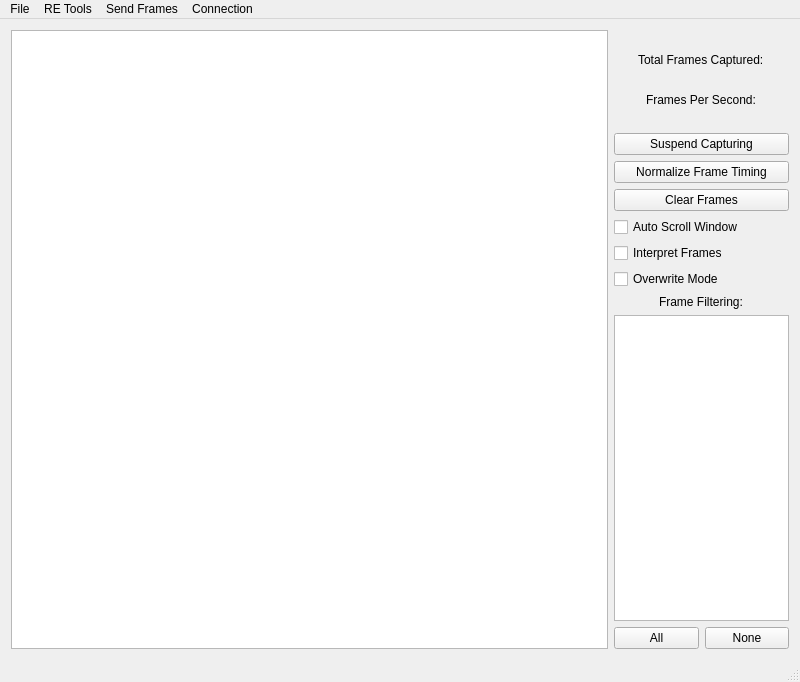
<?xml version="1.0" encoding="UTF-8"?>
<ui version="4.0">
 <class>MainWindow</class>
 <widget class="QMainWindow" name="MainWindow">
  <property name="geometry">
   <rect>
    <x>0</x>
    <y>0</y>
    <width>800</width>
    <height>682</height>
   </rect>
  </property>
  <property name="sizePolicy">
   <sizepolicy hsizetype="Fixed" vsizetype="Fixed">
    <horstretch>0</horstretch>
    <verstretch>0</verstretch>
   </sizepolicy>
  </property>
  <property name="minimumSize">
   <size>
    <width>800</width>
    <height>500</height>
   </size>
  </property>
  <property name="windowTitle">
   <string>SavvyCAN</string>
  </property>
  <widget class="QWidget" name="centralWidget">
   <layout class="QHBoxLayout" name="horizontalLayout">
    <item>
     <widget class="QTableView" name="canFramesView">
      <property name="alternatingRowColors">
       <bool>true</bool>
      </property>
      <property name="verticalScrollMode">
       <enum>QAbstractItemView::ScrollPerPixel</enum>
      </property>
      <property name="wordWrap">
       <bool>false</bool>
      </property>
     </widget>
    </item>
    <item>
     <layout class="QVBoxLayout" name="verticalLayout">
      <item>
       <widget class="QLabel" name="lblContMsg">
        <property name="font">
         <font>
          <pointsize>11</pointsize>
          <weight>75</weight>
          <italic>true</italic>
          <bold>true</bold>
         </font>
        </property>
        <property name="text">
         <string/>
        </property>
        <property name="alignment">
         <set>Qt::AlignCenter</set>
        </property>
       </widget>
      </item>
      <item alignment="Qt::AlignHCenter">
       <widget class="QLabel" name="label">
        <property name="sizePolicy">
         <sizepolicy hsizetype="Preferred" vsizetype="Fixed">
          <horstretch>0</horstretch>
          <verstretch>0</verstretch>
         </sizepolicy>
        </property>
        <property name="text">
         <string>Total Frames Captured:</string>
        </property>
       </widget>
      </item>
      <item alignment="Qt::AlignHCenter">
       <widget class="QLabel" name="lbNumFrames">
        <property name="sizePolicy">
         <sizepolicy hsizetype="Preferred" vsizetype="Fixed">
          <horstretch>0</horstretch>
          <verstretch>0</verstretch>
         </sizepolicy>
        </property>
        <property name="text">
         <string/>
        </property>
       </widget>
      </item>
      <item alignment="Qt::AlignHCenter">
       <widget class="QLabel" name="label_6">
        <property name="sizePolicy">
         <sizepolicy hsizetype="Preferred" vsizetype="Fixed">
          <horstretch>0</horstretch>
          <verstretch>0</verstretch>
         </sizepolicy>
        </property>
        <property name="text">
         <string>Frames Per Second:</string>
        </property>
       </widget>
      </item>
      <item alignment="Qt::AlignHCenter">
       <widget class="QLabel" name="lbFPS">
        <property name="sizePolicy">
         <sizepolicy hsizetype="Preferred" vsizetype="Fixed">
          <horstretch>0</horstretch>
          <verstretch>0</verstretch>
         </sizepolicy>
        </property>
        <property name="text">
         <string/>
        </property>
       </widget>
      </item>
      <item>
       <widget class="QPushButton" name="btnCaptureToggle">
        <property name="text">
         <string>Suspend Capturing</string>
        </property>
        <property name="checkable">
         <bool>false</bool>
        </property>
       </widget>
      </item>
      <item>
       <widget class="QPushButton" name="btnNormalize">
        <property name="text">
         <string>Normalize Frame Timing</string>
        </property>
       </widget>
      </item>
      <item>
       <widget class="QPushButton" name="btnClearFrames">
        <property name="text">
         <string>Clear Frames</string>
        </property>
       </widget>
      </item>
      <item>
       <widget class="QCheckBox" name="cbAutoScroll">
        <property name="text">
         <string>Auto Scroll Window</string>
        </property>
       </widget>
      </item>
      <item>
       <widget class="QCheckBox" name="cbInterpret">
        <property name="text">
         <string>Interpret Frames</string>
        </property>
       </widget>
      </item>
      <item>
       <widget class="QCheckBox" name="cbOverwrite">
        <property name="text">
         <string>Overwrite Mode</string>
        </property>
       </widget>
      </item>
      <item alignment="Qt::AlignHCenter">
       <widget class="QLabel" name="label_7">
        <property name="text">
         <string>Frame Filtering:</string>
        </property>
       </widget>
      </item>
      <item alignment="Qt::AlignHCenter">
       <widget class="QListWidget" name="listFilters">
        <property name="sizePolicy">
         <sizepolicy hsizetype="Fixed" vsizetype="Expanding">
          <horstretch>0</horstretch>
          <verstretch>0</verstretch>
         </sizepolicy>
        </property>
        <property name="minimumSize">
         <size>
          <width>0</width>
          <height>160</height>
         </size>
        </property>
        <property name="maximumSize">
         <size>
          <width>175</width>
          <height>16777215</height>
         </size>
        </property>
       </widget>
      </item>
      <item>
       <layout class="QHBoxLayout" name="horizontalLayout_3">
        <item>
         <widget class="QPushButton" name="btnFilterAll">
          <property name="text">
           <string>All</string>
          </property>
         </widget>
        </item>
        <item>
         <widget class="QPushButton" name="btnFilterNone">
          <property name="text">
           <string>None</string>
          </property>
         </widget>
        </item>
       </layout>
      </item>
     </layout>
    </item>
   </layout>
  </widget>
  <widget class="QMenuBar" name="menuBar">
   <property name="geometry">
    <rect>
     <x>0</x>
     <y>0</y>
     <width>800</width>
     <height>23</height>
    </rect>
   </property>
   <widget class="QMenu" name="menu_RE_Tools">
    <property name="title">
     <string>RE Tools</string>
    </property>
    <addaction name="actionFlow_View"/>
    <addaction name="actionGraph_Dta"/>
    <addaction name="actionFrame_Data_Analysis"/>
    <addaction name="actionFile_Comparison"/>
    <addaction name="actionRange_State_2"/>
    <addaction name="actionSingle_Multi_State_2"/>
    <addaction name="actionISO_TP_Decoder"/>
    <addaction name="actionSniffer"/>
    <addaction name="actionCapture_Bisector"/>
    <addaction name="actionSignal_Viewer"/>
   </widget>
   <widget class="QMenu" name="menuSend_Frames">
    <property name="title">
     <string>Send Frames</string>
    </property>
    <addaction name="action_Playback"/>
    <addaction name="action_Custom"/>
    <addaction name="actionScripting_INterface"/>
    <addaction name="actionFuzzing"/>
    <addaction name="actionUDS_Scanner"/>
    <addaction name="actionFirmware_Update"/>
    <addaction name="actionMotorControlConfig"/>
   </widget>
   <widget class="QMenu" name="menuFile">
    <property name="title">
     <string>File</string>
    </property>
    <addaction name="actionOpen_Log_File"/>
    <addaction name="actionSave_Filtered_Log_File"/>
    <addaction name="actionSave_Log_File"/>
    <addaction name="actionSave_Continuous_Logfile"/>
    <addaction name="separator"/>
    <addaction name="separator"/>
    <addaction name="actionLoad_Filter_Definition"/>
    <addaction name="actionSave_Filter_Definition"/>
    <addaction name="separator"/>
    <addaction name="actionDBC_File_Manager"/>
    <addaction name="actionSave_Decoded_Frames"/>
    <addaction name="separator"/>
    <addaction name="actionPreferences"/>
    <addaction name="separator"/>
    <addaction name="actionExit_Application"/>
   </widget>
   <widget class="QMenu" name="menuConnection">
    <property name="title">
     <string>Connection</string>
    </property>
    <addaction name="actionSetup"/>
   </widget>
   <addaction name="menuFile"/>
   <addaction name="menu_RE_Tools"/>
   <addaction name="menuSend_Frames"/>
   <addaction name="menuConnection"/>
  </widget>
  <widget class="QStatusBar" name="statusBar"/>
  <action name="action_Playback">
   <property name="text">
    <string>Playback</string>
   </property>
  </action>
  <action name="action_Custom">
   <property name="text">
    <string>Custom</string>
   </property>
  </action>
  <action name="actionFlow_View">
   <property name="text">
    <string>Flow View</string>
   </property>
  </action>
  <action name="actionFuzzy_Scope">
   <property name="text">
    <string>Fuzzy Scope</string>
   </property>
  </action>
  <action name="actionGraph_Dta">
   <property name="text">
    <string>Graph Data</string>
   </property>
  </action>
  <action name="actionOpen_Log_File">
   <property name="text">
    <string>Load Log File</string>
   </property>
  </action>
  <action name="actionSave_Log_File">
   <property name="text">
    <string>Save Log File</string>
   </property>
  </action>
  <action name="actionFrame_Data_Analysis">
   <property name="text">
    <string>Frame Data Analysis</string>
   </property>
  </action>
  <action name="actionLoad_DBC_File">
   <property name="text">
    <string>Load DBC File</string>
   </property>
  </action>
  <action name="actionEdit_Messages_Signals">
   <property name="text">
    <string>Edit Messages/Signals</string>
   </property>
  </action>
  <action name="actionSave_DBC_File">
   <property name="text">
    <string>Save DBC File</string>
   </property>
  </action>
  <action name="actionSave_Decoded_Frames">
   <property name="text">
    <string>Save Decoded Frames</string>
   </property>
  </action>
  <action name="actionExit_Application">
   <property name="text">
    <string>Exit Application</string>
   </property>
  </action>
  <action name="actionFile_Comparison">
   <property name="text">
    <string>File Comparison</string>
   </property>
  </action>
  <action name="actionPreferences">
   <property name="text">
    <string>Preferences</string>
   </property>
  </action>
  <action name="actionSave_Filtered_Log_File">
   <property name="text">
    <string>Save Filtered Log File</string>
   </property>
  </action>
  <action name="actionLoad_Filter_Definition">
   <property name="text">
    <string>Load Filter Definition</string>
   </property>
  </action>
  <action name="actionSave_Filter_Definition">
   <property name="text">
    <string>Save Filter Definition</string>
   </property>
  </action>
  <action name="actionFirmware_Uploader">
   <property name="text">
    <string>Firmware Uploader</string>
   </property>
  </action>
  <action name="actionSetup">
   <property name="text">
    <string>Open Connection WIndow</string>
   </property>
  </action>
  <action name="actionConnect">
   <property name="text">
    <string>Connect</string>
   </property>
  </action>
  <action name="actionScripting_INterface">
   <property name="text">
    <string>Scripting Interface</string>
   </property>
  </action>
  <action name="actionRange_State_2">
   <property name="text">
    <string>Range State</string>
   </property>
  </action>
  <action name="actionSingle_Multi_State_2">
   <property name="text">
    <string>Single/Multi State</string>
   </property>
  </action>
  <action name="actionDBC_File_Manager">
   <property name="text">
    <string>DBC File Manager</string>
   </property>
  </action>
  <action name="actionFuzzing">
   <property name="text">
    <string>Fuzzing</string>
   </property>
  </action>
  <action name="actionUDS_Scanner">
   <property name="text">
    <string>UDS Scanner</string>
   </property>
  </action>
  <action name="actionISO_TP_Decoder">
   <property name="text">
    <string>ISO-TP Decoder</string>
   </property>
  </action>
  <action name="actionSniffer">
   <property name="text">
    <string>Sniffer</string>
   </property>
  </action>
  <action name="actionFirmware_Update">
   <property name="text">
    <string>Firmware Update</string>
   </property>
  </action>
  <action name="actionMotorControlConfig">
   <property name="text">
    <string>MotorControlConfig</string>
   </property>
  </action>
  <action name="actionCapture_Bisector">
   <property name="text">
    <string>Capture Bisector</string>
   </property>
  </action>
  <action name="actionSignal_Viewer">
   <property name="text">
    <string>Signal Viewer</string>
   </property>
  </action>
  <action name="actionSave_Continuous_Logfile">
   <property name="text">
    <string>Start Continuous Logging</string>
   </property>
  </action>
 </widget>
 <layoutdefault spacing="6" margin="11"/>
 <resources/>
 <connections/>
 <slots>
  <slot>handleLoadFile()</slot>
  <slot>connButtonPress()</slot>
  <slot>showGraphingWindow()</slot>
  <slot>showFrameDataAnalysis()</slot>
 </slots>
</ui>
